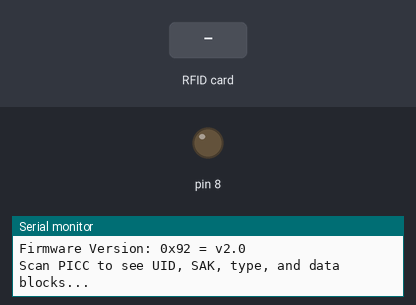
A sketch run on a simulated Arduino Uno, built with avr-gcc and run on an emulated ATmega328P. Shown: output pins drawn as LEDs (lit = HIGH), the last lines printed to the serial monitor. The inputs (shaded band) are chosen by the test bench. Pins used as bus, display or sensor lines are not drawn.

Above: at 1.2 s.
1.3 s: RFID card 5E 7A 19 C4 held to the reader
At 2.7 s:
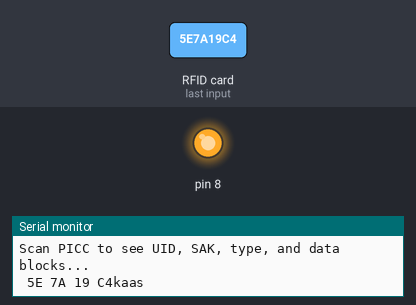
Timing chart, 0 to 4.8 s (numbered marks = the images above; inputs shaded):
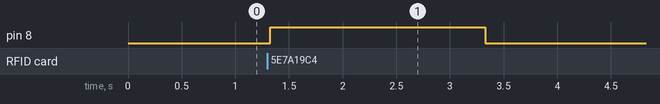

The sketch:

CardReader.ino
```cpp
#include <SPI.h>
#include <MFRC522.h>

#define RST_PIN         9          // Configurable, see typical pin layout above
#define SS_PIN          10         // Configurable, see typical pin layout above

MFRC522 mfrc522(SS_PIN, RST_PIN);  // Create MFRC522 instance

void setup() {
	Serial.begin(9600);		// Initialize serial communications with the PC
	while (!Serial);		// Do nothing if no serial port is opened (added for Arduinos based on ATMEGA32U4)
  pinMode(8, OUTPUT);
	SPI.begin();			// Init SPI bus
	mfrc522.PCD_Init();		// Init MFRC522
	mfrc522.PCD_DumpVersionToSerial();	// Show details of PCD - MFRC522 Card Reader details
	Serial.println(F("Scan PICC to see UID, SAK, type, and data blocks..."));
}

void loop() {
	// Look for new cards
	if ( ! mfrc522.PICC_IsNewCardPresent()) {
		return;
	}

	// Select one of the cards
	if (! mfrc522.PICC_ReadCardSerial()) {
		return;
	}
  String content= " ";
  byte letter;
  for (byte i = 0; i < mfrc522.uid.size; i++) {
     Serial.print(mfrc522.uid.uidByte[i] < 0x10 ? " 0" : " ");
     Serial.print(mfrc522.uid.uidByte[i], HEX);
     content.concat(String(mfrc522.uid.uidByte[i] < 0x10 ? " 0" : " "));
     content.concat(String(mfrc522.uid.uidByte[i], HEX));
  }

  if (content != " ") {
    Serial.println("kaas");
    digitalWrite(8,HIGH);
    delay(2000);
     digitalWrite(8,LOW);
  }

}
```

Measured:
- after the input at 1.3 s, pin 8: LOW → HIGH at once, → LOW 2.0 s later
